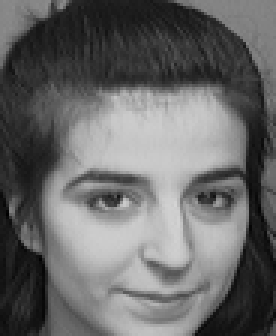
//> input picture OpenCVSrc/fisher_faces/s10/7.pgm, 92 x 112 px, given in place of the camera (shown 3 times larger)
$ ./main   (built with g++ and OpenCV 4)
//> lines starting //> are read from the running program, lines starting //| are printed output that depends on the picture
//
//  main.cpp
//  MyOpenCV
//
//  Created by xietian on 13-9-10.
//  Copyright (c) 2013年 tiange. All rights reserved.
//
#include <iostream>
#include <fstream>
#include <sstream>
#include <opencv2/core/core.hpp>
#include <opencv2/contrib/contrib.hpp>
#include <opencv2/highgui/highgui.hpp>
#include <opencv2/objdetect/objdetect.hpp>
#include <opencv2/imgproc/imgproc.hpp>


using namespace cv;
using namespace std;

/** Function Headers */
void detectAndDisplay( Mat frameIn, Ptr<CLAHE> calhe);

/** Global variables */
//String face_cascade_name = "haarcascade_frontalface_alt.xml";
String face_cascade_name = "/Users/apple/Downloads/opencv-2.4.6/data/haarcascades/haarcascade_frontalface_alt_tree.xml";
String eyes_cascade_name = "/Users/apple/Downloads/opencv-2.4.6/data/haarcascades/haarcascade_eye_tree_eyeglasses.xml";
CascadeClassifier face_cascade;
CascadeClassifier eyes_cascade;
string window_name = "Capture - Face detection";
RNG rng(12345);


// [96 lines left out: functions firstTest, rotateImage, norm_0_255, split, split, getLabel, not called in this run]

static void matToImage(Mat& mat, const std::string& fileName);

// [242 lines left out: functions read_files, read_csv, changePostfix, matToImage, predict, trainModel and 1 more, not called in this run]

int startCapture();

// [17 lines left out: function main, not called in this run]


int startCapture()
{
    CvCapture* capture;
    Mat frame;

    //-- 1. Load the cascades
    if( !face_cascade.load( face_cascade_name ) ){ printf("--(!)Error loading: %s\n", face_cascade_name.c_str()); return -1; };
    if( !eyes_cascade.load( eyes_cascade_name ) ){ printf("--(!)Error loading: %s\n", eyes_cascade_name.c_str()); return -1; };

    //-- 2. Read the video stream
    capture = cvCaptureFromCAM( -1 );
    Ptr<CLAHE> calhe =  createCLAHE();

    if( capture )
    {
        while( true )
        {
            frame = cvQueryFrame( capture );
//> frame is the input picture: 112 rows x 92 cols, CV_8UC3; min 0, max 212, mean 103.9

            //-- 3. Apply the classifier to the frame
            if( !frame.empty() )
            { detectAndDisplay( frame, calhe ); }
            else
            { printf(" --(!) No captured frame -- Break!"); break; }

            int c = waitKey(20);
            if( (char)c == 'c' ) {
                printf("Capture next");
            }
        }
    }
    return 0;
}

// [13 lines left out: function rotateMat, not called in this run]

void detectAndDisplay( Mat frameIn, Ptr<CLAHE> calhe)
{
    std::vector<Rect> faces;
    std::vector<Rect> oldFaces;
    Mat frame_gray;
    Mat frame_old;
    cvtColor( frameIn, frame_gray, CV_BGR2GRAY );
    cvtColor(frameIn, frame_old, CV_BGR2GRAY);
    //equalizeHist( frame_gray, frame_gray );
    calhe->apply(frame_gray, frame_gray);
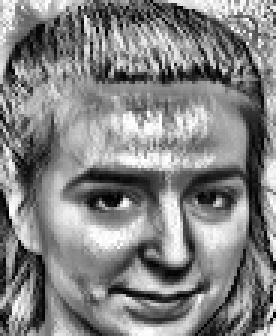
//> frame_gray: 112 rows x 92 cols, CV_8UC1 (shown 3 times larger); min 0, max 255, mean 131.2
    equalizeHist(frame_old, frame_old);
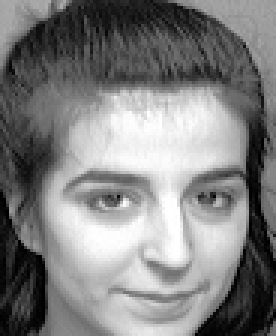
//> frame_old: 112 rows x 92 cols, CV_8UC1 (shown 3 times larger); min 0, max 255, mean 128.3
    Mat frame = frameIn;
    Mat screenFrame = frame_gray;
    //-- Detect faces

    face_cascade.detectMultiScale( frame_old, oldFaces, 1.1, 2, 0|CV_HAAR_SCALE_IMAGE, Size(30, 30) );
//> oldFaces = 1 Rect (x, y, width, height): [21, 38, 71, 71]
    int angleCount = 1;
    //for(; angleCount < 12; angleCount ++){

        face_cascade.detectMultiScale( frame_gray, faces, 1.1, 2, 0|CV_HAAR_SCALE_IMAGE, Size(30, 30) );
//> faces = empty


        cout << "Old face:" << oldFaces.size() << ", new face:" << faces.size() << endl;
//| Old face:1, new face:0

        if(faces.size() > oldFaces.size()){
            cout << "Beat old face" << endl;
        }else if(faces.size() < oldFaces.size()){
            cout << "Defeat by old face" << endl;
        }

        for( int i = 0; i < faces.size(); i++ )
        {
            Point center( faces[i].x + faces[i].width*0.5, faces[i].y + faces[i].height*0.5 );

            ellipse( screenFrame, center, Size( faces[i].width*0.5, faces[i].height*0.5), 0, 0, 360, Scalar( 255, 0, 255 ), 4, 8, 0 );

            Mat faceROI = frame_gray( faces[i] );
            std::vector<Rect> eyes;

            //-- In each face, detect eyes
            eyes_cascade.detectMultiScale( faceROI, eyes, 1.1, 2, 0 |CV_HAAR_SCALE_IMAGE, Size(30, 30) );

            for( int j = 0; j < eyes.size(); j++ )
            {
                Point center( faces[i].x + eyes[j].x + eyes[j].width*0.5, faces[i].y + eyes[j].y + eyes[j].height*0.5 );
                int radius = cvRound( (eyes[j].width + eyes[j].height)*0.25 );
                circle( screenFrame, center, radius, Scalar( 255, 0, 0 ), 4, 8, 0 );
            }
        }
//> this loop made 0 passes
        if(faces.size() > 0){
            //break;
        }else{
        // [9 lines of commented-out code are left out]
        }
       // cvtColor(frame, frame_gray, CV_BGR2GRAY );
       // equalizeHist( frame_gray, frame_gray );
    //}
    //-- Show what you got
    imshow( window_name, screenFrame);
}

// added to run one function of the file
int main() { startCapture(); }
//> the Esc key is pressed

$ run again, on OpenCVSrc/fisher_faces/s1/1.pgm
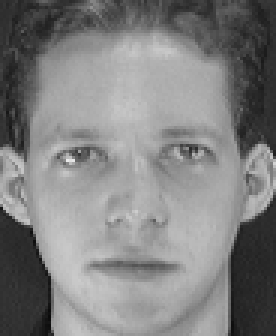
//> input picture OpenCVSrc/fisher_faces/s1/1.pgm, 92 x 112 px, given in place of the camera (shown 3 times larger)
//> in startCapture, frame is the input picture: 112 rows x 92 cols, CV_8UC3; min 11, max 234, mean 128.3
//> in detectAndDisplay, `calhe->apply(frame_gray, frame_gray);`:
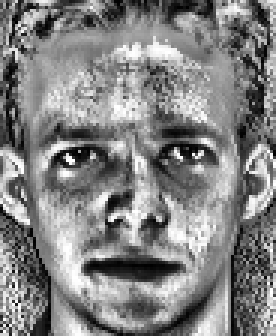
//> frame_gray: 112 rows x 92 cols, CV_8UC1 (shown 3 times larger); min 0, max 255, mean 130.8
//> in detectAndDisplay, `equalizeHist(frame_old, frame_old);`:
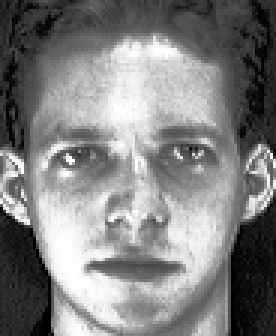
//> frame_old: 112 rows x 92 cols, CV_8UC1 (shown 3 times larger); min 0, max 255, mean 128.7
//> oldFaces = empty
//| Old face:0, new face:0

$ run again, on OpenCVSrc/fisher_faces/s10/1.pgm
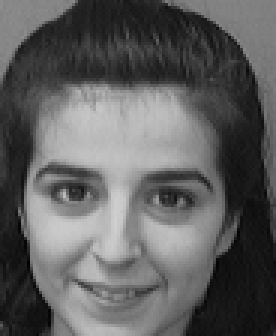
//> input picture OpenCVSrc/fisher_faces/s10/1.pgm, 92 x 112 px, given in place of the camera (shown 3 times larger)
//> in startCapture, frame is the input picture: 112 rows x 92 cols, CV_8UC3; min 1, max 207, mean 95.1
//> in detectAndDisplay, `calhe->apply(frame_gray, frame_gray);`:
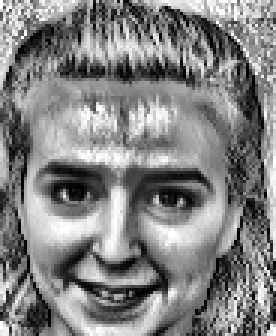
//> frame_gray: 112 rows x 92 cols, CV_8UC1 (shown 3 times larger); min 1, max 255, mean 130.7
//> in detectAndDisplay, `equalizeHist(frame_old, frame_old);`:
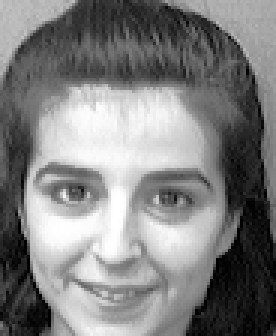
//> frame_old: 112 rows x 92 cols, CV_8UC1 (shown 3 times larger); min 0, max 255, mean 128.4
//> oldFaces = 1 Rect (x, y, width, height): [5, 36, 74, 74]
//> faces = empty
//| Old face:1, new face:0
